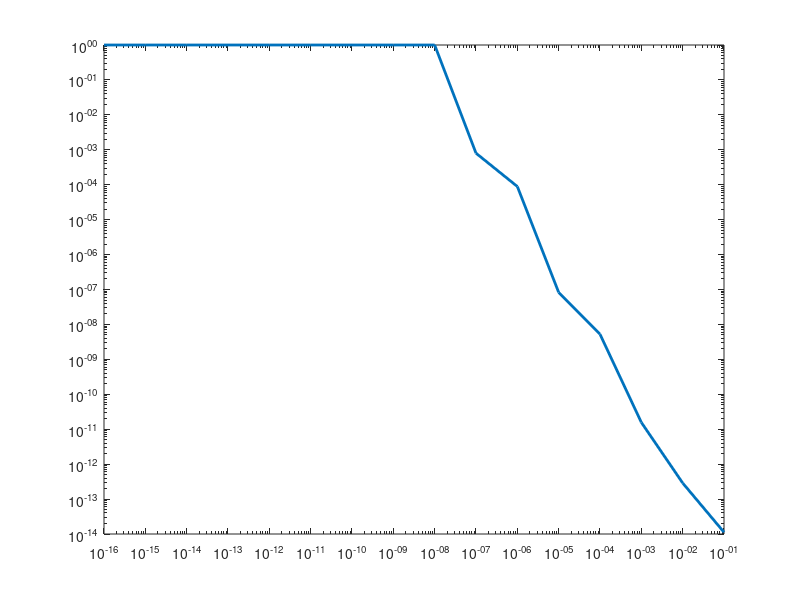
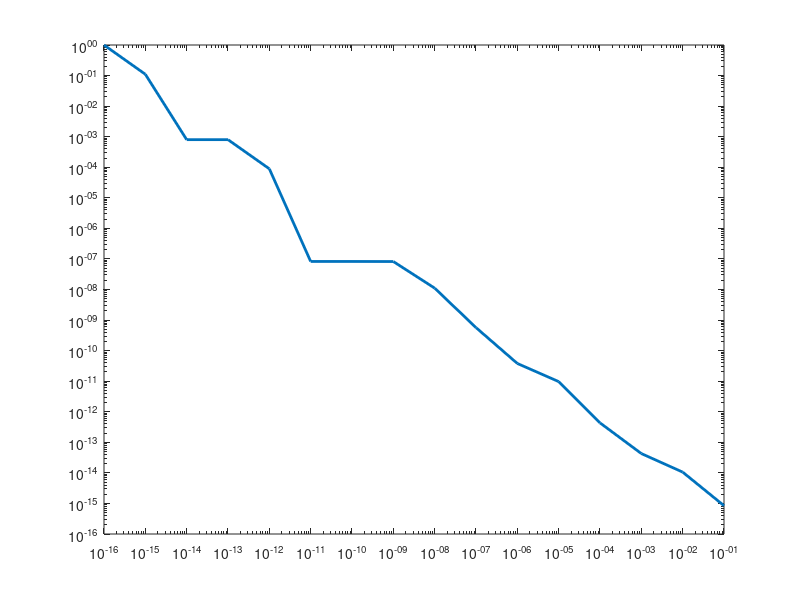
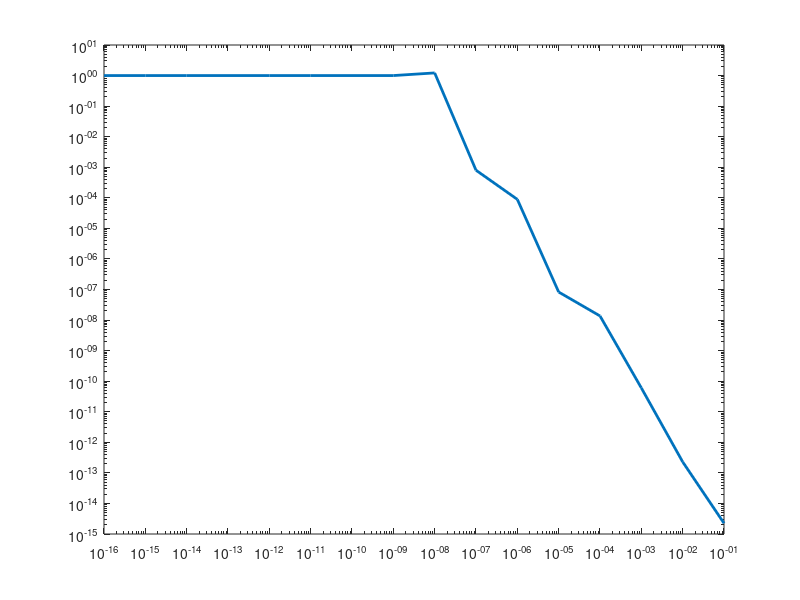
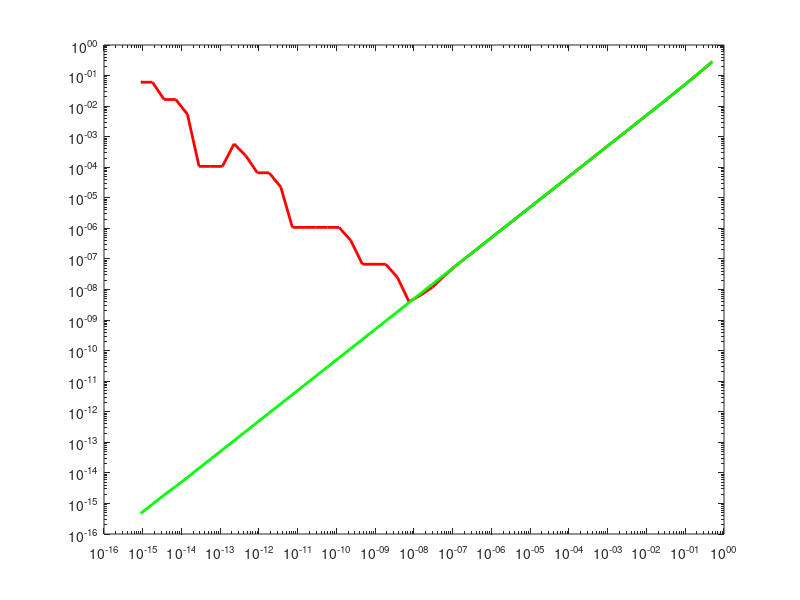

Recreate these plots in MATLAB, in order.
%esercitazione 1: cancellazione numerica
clear all
close all
clc
format short e
disp('***********************************************')
disp('*****************esercizio_1_1*****************')
disp('***********************************************')
a = 1.483593;
b = 1.484111;
s = a-b
a_ = 1.4836;
b_ = 1.4841;
s_ = a_-b_
er = abs(s-s_)/abs(s)
disp('**********************************************FINE ESERCIZIO**********************************************')
pause
%%%%%%%%%%%%%%%%%%%%%%%%%%%%%%%%%%%%%%%%%%%%%%%%%%%%%%%%%%%%%%%%%%%%%%%%%%%%%%%%%%%%%%%%%%%%%%%%%%%%%%%%%%%%%%%%%%
%%%%%%%%%%%%%%%%%%%%%%%%%%%%%%%%%%%%%%%%%%%%%%%%%%%%%%%%%%%%%%%%%%%%%%%%%%%%%%%%%%%%%%%%%%%%%%%%%%%%%%%%%%%%%%%%%%
clear all
clc
format long e
disp('***********************************************')
disp('*****************esercizio_1_2*****************')
disp('***********************************************')

n = 1:16;
x = 10.^(-n);
f1 = (1-cos(x))./x.^2;
f1_ex = 1/2*(sin(x/2)./(x/2)).^2;
er1 = abs(f1-f1_ex)./abs(f1_ex);
[x' f1' er1']
figure
loglog(x,er1,'linewidth',2)

pause
clear all
close all
clc
format long e

n = 1:16;
x = 10.^(-n);
f2 = (exp(x)-1)./x;
f2_ex = 0;
for i = 1:16
    f2_ex = f2_ex+x.^(i-1)/factorial(i);
end    
er2 = abs(f2-f2_ex)./abs(f2_ex);
[x' f2' er2']
figure
loglog(x,er2,'linewidth',2)

pause
clear all
close all
clc
format long e

n = 1:16;
x = 10.^(-n);
f3 = (1-sqrt(1-x.^2));
f3_ex = x.^2./(1+sqrt(1-x.^2));
er3 = abs(f3-f3_ex)./abs(f3_ex);
[x' f3' er3']
figure
loglog(x,er3,'linewidth',2)

pause
clear all
close all
clc
format long e

n = 1:16;
x = 10.^(-n);
f4 = ((x+1).^2-1)./x;
f4_ex = x+2;
er4 = abs(f4-f4_ex)./abs(f4_ex);
[x' f4' er4']
figure
loglog(x,er4,'linewidth',2)

disp('**********************************************FINE ESERCIZIO**********************************************')
pause
%%%%%%%%%%%%%%%%%%%%%%%%%%%%%%%%%%%%%%%%%%%%%%%%%%%%%%%%%%%%%%%%%%%%%%%%%%%%%%%%%%%%%%%%%%%%%%%%%%%%%%%%%%%%%%%%%%
%%%%%%%%%%%%%%%%%%%%%%%%%%%%%%%%%%%%%%%%%%%%%%%%%%%%%%%%%%%%%%%%%%%%%%%%%%%%%%%%%%%%%%%%%%%%%%%%%%%%%%%%%%%%%%%%%%
clear all
close all
clc
disp('***********************************************')
disp('*****************esercizio_1_3*****************')
disp('***********************************************')

m = 40;
x = zeros(m,1);
x(1) = 2;
for n = 2:m
    x(n) = 2^(n-1/2)*sqrt(1-sqrt(1-4^(1-n)*x(n-1)^2));
end
errore_relativo = abs(pi-x)/abs(pi);
semilogy(1:m,errore_relativo,'linewidth',2)
pause
%espressione equivalente
m = 40;
x = zeros(m,1);
x(1) = 2;
for n = 2:m
    x(n) = x(n-1)*sqrt(2/(1+sqrt(1-4^(1-n)*x(n-1)^2)));
end
errore_relativo = abs(pi-x)/abs(pi);
semilogy(1:m,errore_relativo,'linewidth',2)
disp('**********************************************FINE ESERCIZIO**********************************************')
pause
%%%%%%%%%%%%%%%%%%%%%%%%%%%%%%%%%%%%%%%%%%%%%%%%%%%%%%%%%%%%%%%%%%%%%%%%%%%%%%%%%%%%%%%%%%%%%%%%%%%%%%%%%%%%%%%%%%
%%%%%%%%%%%%%%%%%%%%%%%%%%%%%%%%%%%%%%%%%%%%%%%%%%%%%%%%%%%%%%%%%%%%%%%%%%%%%%%%%%%%%%%%%%%%%%%%%%%%%%%%%%%%%%%%%%
clear all
close all
clc
disp('***********************************************')
disp('*****************esercizio_1_4*****************')
disp('***********************************************')

x = pi/4;
k = 1:50;
h = 2.^(-k);
r = (sin(x+h)-sin(x))./h;
err = abs(cos(x)-r)/abs(cos(x));
loglog(h,err,'r','linewidth',2)
pause
hold on
r2 = 2*sin(h/2).*cos(x+h/2)./h;   %formula di prostaferesi
err2 = abs(cos(x)-r2)/abs(cos(x));
loglog(h,err2,'g','linewidth',2)
